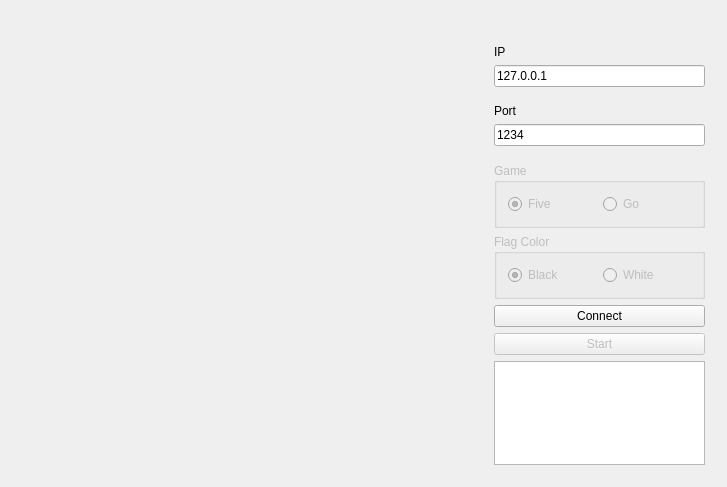
<?xml version="1.0" encoding="UTF-8"?>
<ui version="4.0">
 <class>Widget</class>
 <widget class="QWidget" name="Widget">
  <property name="geometry">
   <rect>
    <x>0</x>
    <y>0</y>
    <width>727</width>
    <height>487</height>
   </rect>
  </property>
  <property name="sizePolicy">
   <sizepolicy hsizetype="Preferred" vsizetype="Preferred">
    <horstretch>0</horstretch>
    <verstretch>0</verstretch>
   </sizepolicy>
  </property>
  <property name="minimumSize">
   <size>
    <width>727</width>
    <height>487</height>
   </size>
  </property>
  <property name="windowTitle">
   <string>GameBoard</string>
  </property>
  <layout class="QHBoxLayout" name="horizontalLayout">
   <item>
    <widget class="QWidget" name="gameAera" native="true">
     <property name="sizePolicy">
      <sizepolicy hsizetype="Preferred" vsizetype="Preferred">
       <horstretch>2</horstretch>
       <verstretch>0</verstretch>
      </sizepolicy>
     </property>
     <property name="styleSheet">
      <string notr="true"/>
     </property>
     <layout class="QGridLayout" name="gridLayout">
      <property name="leftMargin">
       <number>30</number>
      </property>
      <property name="topMargin">
       <number>30</number>
      </property>
      <property name="rightMargin">
       <number>30</number>
      </property>
      <property name="bottomMargin">
       <number>30</number>
      </property>
      <item row="0" column="0">
       <widget class="PaintBoard" name="board" native="true">
        <property name="sizePolicy">
         <sizepolicy hsizetype="Preferred" vsizetype="Preferred">
          <horstretch>0</horstretch>
          <verstretch>0</verstretch>
         </sizepolicy>
        </property>
       </widget>
      </item>
     </layout>
    </widget>
   </item>
   <item>
    <widget class="QWidget" name="controller" native="true">
     <property name="sizePolicy">
      <sizepolicy hsizetype="Preferred" vsizetype="Preferred">
       <horstretch>1</horstretch>
       <verstretch>0</verstretch>
      </sizepolicy>
     </property>
     <property name="styleSheet">
      <string notr="true"/>
     </property>
     <layout class="QVBoxLayout" name="verticalLayout_3">
      <property name="bottomMargin">
       <number>11</number>
      </property>
      <item>
       <widget class="QLabel" name="turnSign">
        <property name="sizePolicy">
         <sizepolicy hsizetype="Preferred" vsizetype="Preferred">
          <horstretch>0</horstretch>
          <verstretch>0</verstretch>
         </sizepolicy>
        </property>
        <property name="font">
         <font>
          <pointsize>11</pointsize>
          <weight>75</weight>
          <bold>true</bold>
         </font>
        </property>
        <property name="text">
         <string/>
        </property>
        <property name="textFormat">
         <enum>Qt::AutoText</enum>
        </property>
        <property name="margin">
         <number>7</number>
        </property>
       </widget>
      </item>
      <item>
       <layout class="QVBoxLayout" name="ipInput">
        <property name="bottomMargin">
         <number>11</number>
        </property>
        <item>
         <widget class="QLabel" name="ipLabel">
          <property name="text">
           <string>IP</string>
          </property>
         </widget>
        </item>
        <item>
         <widget class="QLineEdit" name="ipText">
          <property name="text">
           <string>127.0.0.1</string>
          </property>
         </widget>
        </item>
       </layout>
      </item>
      <item>
       <layout class="QVBoxLayout" name="portInput">
        <property name="bottomMargin">
         <number>11</number>
        </property>
        <item>
         <widget class="QLabel" name="portLabel">
          <property name="text">
           <string>Port</string>
          </property>
         </widget>
        </item>
        <item>
         <widget class="QLineEdit" name="portText">
          <property name="text">
           <string>1234</string>
          </property>
         </widget>
        </item>
       </layout>
      </item>
      <item>
       <widget class="QGroupBox" name="chooseGame">
        <property name="enabled">
         <bool>false</bool>
        </property>
        <property name="title">
         <string>Game</string>
        </property>
        <layout class="QHBoxLayout" name="horizontalLayout_3">
         <item>
          <widget class="QRadioButton" name="fiveBtn">
           <property name="text">
            <string>Five</string>
           </property>
           <property name="checked">
            <bool>true</bool>
           </property>
          </widget>
         </item>
         <item>
          <widget class="QRadioButton" name="goBtn">
           <property name="text">
            <string>Go</string>
           </property>
          </widget>
         </item>
        </layout>
       </widget>
      </item>
      <item>
       <widget class="QGroupBox" name="chooseColor">
        <property name="enabled">
         <bool>false</bool>
        </property>
        <property name="title">
         <string>Flag Color</string>
        </property>
        <layout class="QHBoxLayout" name="horizontalLayout_2">
         <item>
          <widget class="QRadioButton" name="blackBtn">
           <property name="text">
            <string>Black</string>
           </property>
           <property name="checked">
            <bool>true</bool>
           </property>
          </widget>
         </item>
         <item>
          <widget class="QRadioButton" name="whiteBtn">
           <property name="text">
            <string>White</string>
           </property>
          </widget>
         </item>
        </layout>
       </widget>
      </item>
      <item>
       <widget class="QPushButton" name="ConnectBtn">
        <property name="text">
         <string>Connect</string>
        </property>
       </widget>
      </item>
      <item>
       <widget class="QPushButton" name="startBtn">
        <property name="enabled">
         <bool>false</bool>
        </property>
        <property name="text">
         <string>Start</string>
        </property>
       </widget>
      </item>
      <item>
       <widget class="QTextBrowser" name="status"/>
      </item>
     </layout>
     <zorder>status</zorder>
     <zorder>ConnectBtn</zorder>
     <zorder>startBtn</zorder>
     <zorder>chooseColor</zorder>
     <zorder>chooseGame</zorder>
     <zorder>turnSign</zorder>
    </widget>
   </item>
  </layout>
 </widget>
 <layoutdefault spacing="6" margin="11"/>
 <customwidgets>
  <customwidget>
   <class>PaintBoard</class>
   <extends>QWidget</extends>
   <header location="global">paintboard.h</header>
   <container>1</container>
  </customwidget>
 </customwidgets>
 <resources/>
 <connections/>
</ui>
